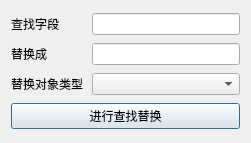
<?xml version="1.0" encoding="UTF-8"?>
<ui version="4.0">
 <class>BatchReplaceTool</class>
 <widget class="QDialog" name="BatchReplaceTool">
  <property name="geometry">
   <rect>
    <x>0</x>
    <y>0</y>
    <width>251</width>
    <height>143</height>
   </rect>
  </property>
  <property name="windowTitle">
   <string>模板复制替换工具</string>
  </property>
  <layout class="QVBoxLayout" name="verticalLayout">
   <item>
    <layout class="QHBoxLayout" name="horizontalLayout">
     <item>
      <widget class="QLabel" name="lblFindText">
       <property name="minimumSize">
        <size>
         <width>75</width>
         <height>0</height>
        </size>
       </property>
       <property name="text">
        <string>查找字段</string>
       </property>
      </widget>
     </item>
     <item>
      <widget class="QLineEdit" name="iptFindName"/>
     </item>
    </layout>
   </item>
   <item>
    <layout class="QHBoxLayout" name="horizontalLayout_2">
     <item>
      <widget class="QLabel" name="lblReplaceText">
       <property name="minimumSize">
        <size>
         <width>75</width>
         <height>0</height>
        </size>
       </property>
       <property name="text">
        <string>替换成</string>
       </property>
      </widget>
     </item>
     <item>
      <widget class="QLineEdit" name="iptReplaceName"/>
     </item>
    </layout>
   </item>
   <item>
    <layout class="QHBoxLayout" name="horizontalLayout_3">
     <item>
      <widget class="QLabel" name="lblObjectType">
       <property name="minimumSize">
        <size>
         <width>75</width>
         <height>0</height>
        </size>
       </property>
       <property name="text">
        <string>替换对象类型</string>
       </property>
      </widget>
     </item>
     <item>
      <widget class="QComboBox" name="cbxObjectType">
       <property name="sizePolicy">
        <sizepolicy hsizetype="Expanding" vsizetype="Fixed">
         <horstretch>0</horstretch>
         <verstretch>0</verstretch>
        </sizepolicy>
       </property>
      </widget>
     </item>
    </layout>
   </item>
   <item>
    <widget class="QPushButton" name="btnDoReplace">
     <property name="text">
      <string>进行查找替换</string>
     </property>
    </widget>
   </item>
  </layout>
 </widget>
 <resources/>
 <connections/>
</ui>
